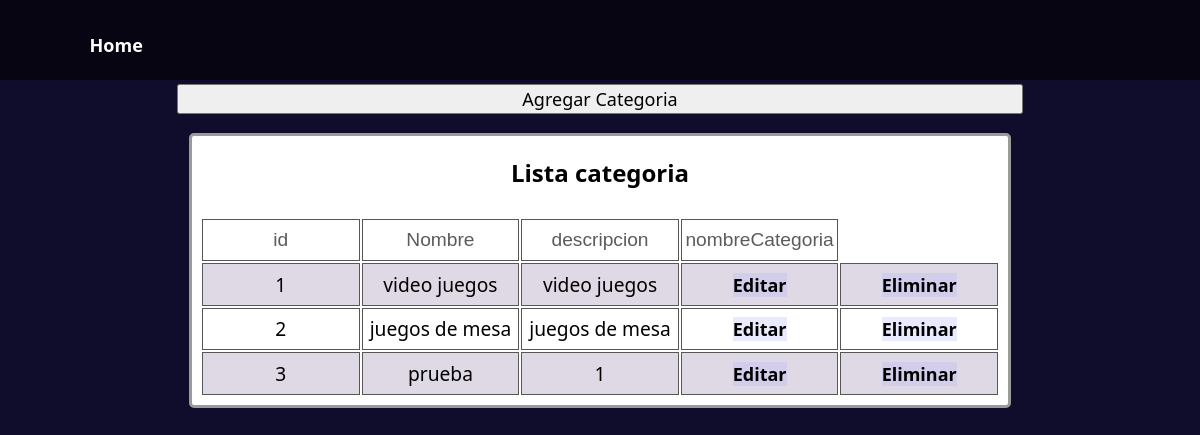
The page /EditSubcategoria/ (signed in) on the database its author committed.
### PruebaDjangoApp/models/Subcategorias.py (models this page shows)
class Subcategorias(models.Model):
    id = models.AutoField(primary_key=True)
    nombre = models.CharField('subcategoria', max_length=50)
    descripcion = models.CharField(max_length=100, default='descripcion')

### PruebaDjangoApp/views/SubcategoriasView2.py (the view)
# urls.py: path('EditSubcategoria/', views.SubcategoriasView2.categoria),
@login_required
def categoria(request):
    subcategoria = Subcategorias.objects.all().values()
    context = {
    'subcategoria': subcategoria
  }
    template =loader.get_template('AddSupcategoria.html')
    return HttpResponse(template.render(context, request))

### PruebaDjangoApp/Templates/AddSupcategoria.html (shortened to what this page needs)
{% extends "./index.html"%}
{% block body %}
<head>
</head>
<body>
  <div class="ArticuleForm">
  <button id="Abrir">Agregar Categoria</button>
  <div class="tabla">
    <h1>Lista categoria</h1>
    <table class="table" >
        <tr>
          <td class="tit">id</td>
          <td class="tit">Nombre</td>
          <td class="tit">descripcion</td>
          <td class="tit">nombreCategoria</td>
        </tr>
        {% for x in subcategoria %}
        <tr>
            <td>{{ x.id }}</td>
            <td>{{ x.nombre}}</td>
            <td>{{ x.descripcion }}</td>
        <td class="EdEltb"><a class="EdEl" href="/SubcategoriaiaPut/{{x.id}}/" >Editar</a></td>
        <td class="EdEltb"><a  class="EdEl" href="/SubcategoriaDelete/{{x.id}}/" > Eliminar</a></td>
        </tr>
        {% endfor %}
    </table>
</div>
    {% endblock %}

### PruebaDjangoApp/Templates/index.html (style rules this page uses)
body { background-color: #100c2c; display: flex; flex-direction: column; justify-content: center; align-items: center; margin:0px; }
a { text-decoration: none }
.tabla { display: flex; flex-direction: column; justify-content: center; align-items: center; align-content: center; background-color: rgb(255, 255, 255); border-radius: 5px; border:3px solid rgb(154, 154, 154); margin: 1em; }
h1 { font-family: 'Segoe UI', Tahoma, Geneva, Verdana, sans-serif; }
table { margin: 0.5em; }
.tabla td { table-layout: fixed; text-align: center; font-size: larger; font-family: 'Segoe UI', Tahoma, Geneva, Verdana, sans-serif; width: 8em; height: 2em; border-collapse: collapse; border: 0.5px solid rgb(86, 86, 86); }
.tit { font-family:'Franklin Gothic Medium', 'Arial Narrow', Arial, sans-serif !important; color: rgb(91, 91, 91); }
tr:nth-child(odd) { background-color: white; }
tr:nth-child(even) { background-color: rgb(222, 217, 229); }
form input,button,a,select { font-family: 'Segoe UI', Tahoma, Geneva, Verdana, sans-serif; font-size: large; margin: 0.2em; }
form button,a { background-color: rgba(32, 32, 76, 0.228); font-weight: bold; }
.ArticuleForm { display: grid !important; }
.EdEl,a { color: black; font-weight: bold; }
a { background-color: rgba(163, 163, 255, 0.228); }

### rows shown on the page
Subcategorias: id "1", nombre "video juegos", descripcion "video juegos"
Subcategorias: id "2", nombre "juegos de mesa", descripcion "juegos de mesa"
Subcategorias: id "3", nombre "prueba", descripcion "1"
